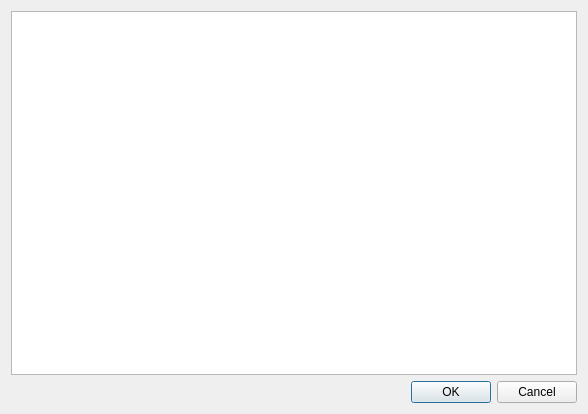
<?xml version="1.0" encoding="UTF-8"?>
<ui version="4.0">
 <class>Dialog</class>
 <widget class="QDialog" name="Dialog">
  <property name="geometry">
   <rect>
    <x>0</x>
    <y>0</y>
    <width>588</width>
    <height>414</height>
   </rect>
  </property>
  <property name="windowTitle">
   <string>Dialog</string>
  </property>
  <layout class="QGridLayout" name="gridLayout">
   <item row="1" column="0">
    <widget class="QDialogButtonBox" name="buttonBox">
     <property name="orientation">
      <enum>Qt::Horizontal</enum>
     </property>
     <property name="standardButtons">
      <set>QDialogButtonBox::Cancel|QDialogButtonBox::Ok</set>
     </property>
    </widget>
   </item>
   <item row="0" column="0">
    <widget class="QListWidget" name="listWidget">
     <property name="font">
      <font>
       <family>Calibri</family>
       <pointsize>12</pointsize>
      </font>
     </property>
     <property name="editTriggers">
      <set>QAbstractItemView::NoEditTriggers</set>
     </property>
    </widget>
   </item>
  </layout>
 </widget>
 <resources/>
 <connections>
  <connection>
   <sender>buttonBox</sender>
   <signal>accepted()</signal>
   <receiver>Dialog</receiver>
   <slot>accept()</slot>
   <hints>
    <hint type="sourcelabel">
     <x>248</x>
     <y>254</y>
    </hint>
    <hint type="destinationlabel">
     <x>157</x>
     <y>274</y>
    </hint>
   </hints>
  </connection>
  <connection>
   <sender>buttonBox</sender>
   <signal>rejected()</signal>
   <receiver>Dialog</receiver>
   <slot>reject()</slot>
   <hints>
    <hint type="sourcelabel">
     <x>316</x>
     <y>260</y>
    </hint>
    <hint type="destinationlabel">
     <x>286</x>
     <y>274</y>
    </hint>
   </hints>
  </connection>
 </connections>
</ui>
